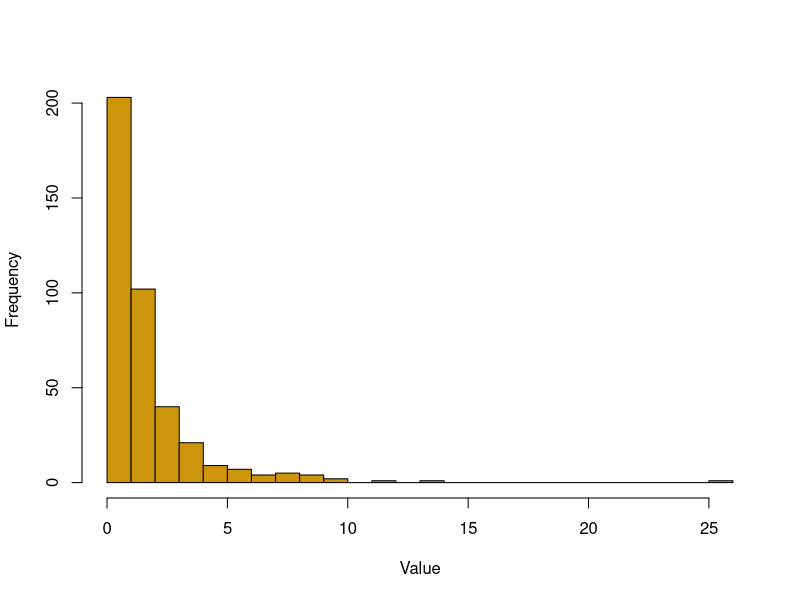
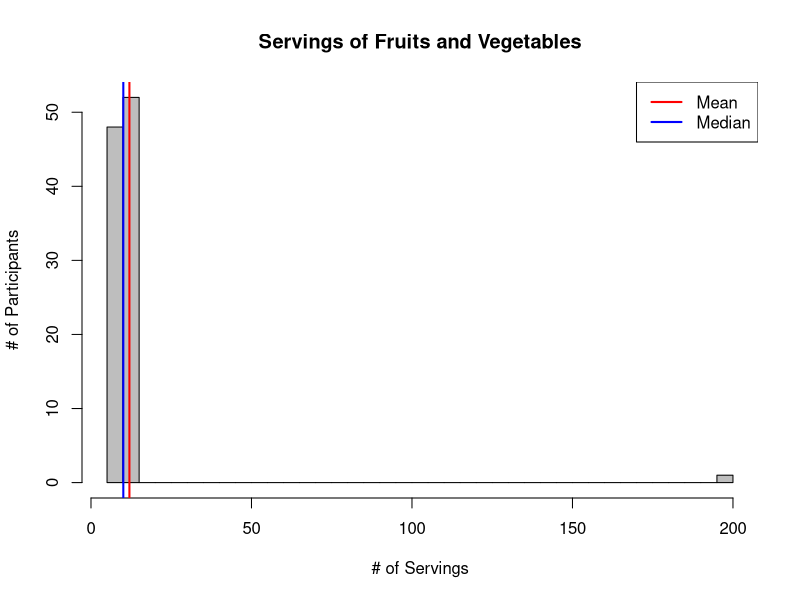
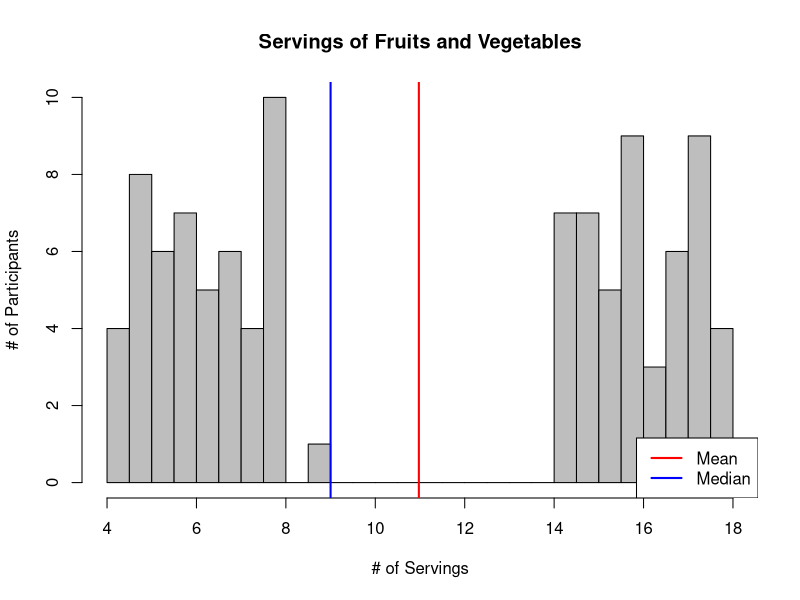

The R script that drew these images, in order:
## ---- chunk 1
#| fig-alt: "Histogram plot with most values clustered next to 0 and a long right tail"
#| echo: FALSE
set.seed(123)

# Simulate data from a normal distribution
normal_data <- rnorm(400, mean = 0, sd = 1)

# Transform the data to make it right-skewed
right_skewed_data <- exp(normal_data)

# Create a histogram
hist(right_skewed_data, breaks = 30,
     col = "darkgoldenrod3", main = " ", 
     xlab = "Value")
## ---- chunk 2
#| fig-alt: "Histogram plot with most values clustered next to 0, one at 200; there is a vertical red line at 10 and a vertical blue line at 12"
#| echo: FALSE
set.seed(123)

# Many typical values
x <- rnorm(100, mean = 10, sd = 1)

# One extreme outlier
x_with_outlier <- c(x, 200)

hist(x_with_outlier, breaks = 30, col = "gray",
     main = "Servings of Fruits and Vegetables",
     ylab= "# of Participants",
     xlab = "# of Servings")

abline(v = mean(x_with_outlier), col = "red", lwd = 2)
abline(v = median(x_with_outlier), col = "blue", lwd = 2)

legend("topright",
       legend = c("Mean", "Median"),
       col = c("red", "blue"),
       lwd = 2)
## ---- chunk 3
#| fig-alt: "Histogram plot with two clusters of bars, one from 4 to 9, and the other from 14 to 18. There is a red vertical line labeled Mean at 11, and a blue vertical line labeled Median at 9."
#| echo: FALSE

set.seed(123)

x <- c(runif(50, 4, 8), 9, runif(50, 14, 18))
#x <- c(1,1,1,1,2,2,2,2,3,3,3,3,4,10,10,10,10,11,11,11,11,12,12,12,12)

# Many typical values
hist(x, breaks = 30, col = "gray",
     main = "Servings of Fruits and Vegetables",
     ylab= "# of Participants",
     xlab = "# of Servings")

abline(v = mean(x), col = "red", lwd = 2)
abline(v = median(x), col = "blue", lwd = 2)

legend("bottomright",
       legend = c("Mean", "Median"),
       col = c("red", "blue"),
       lwd = 2)
